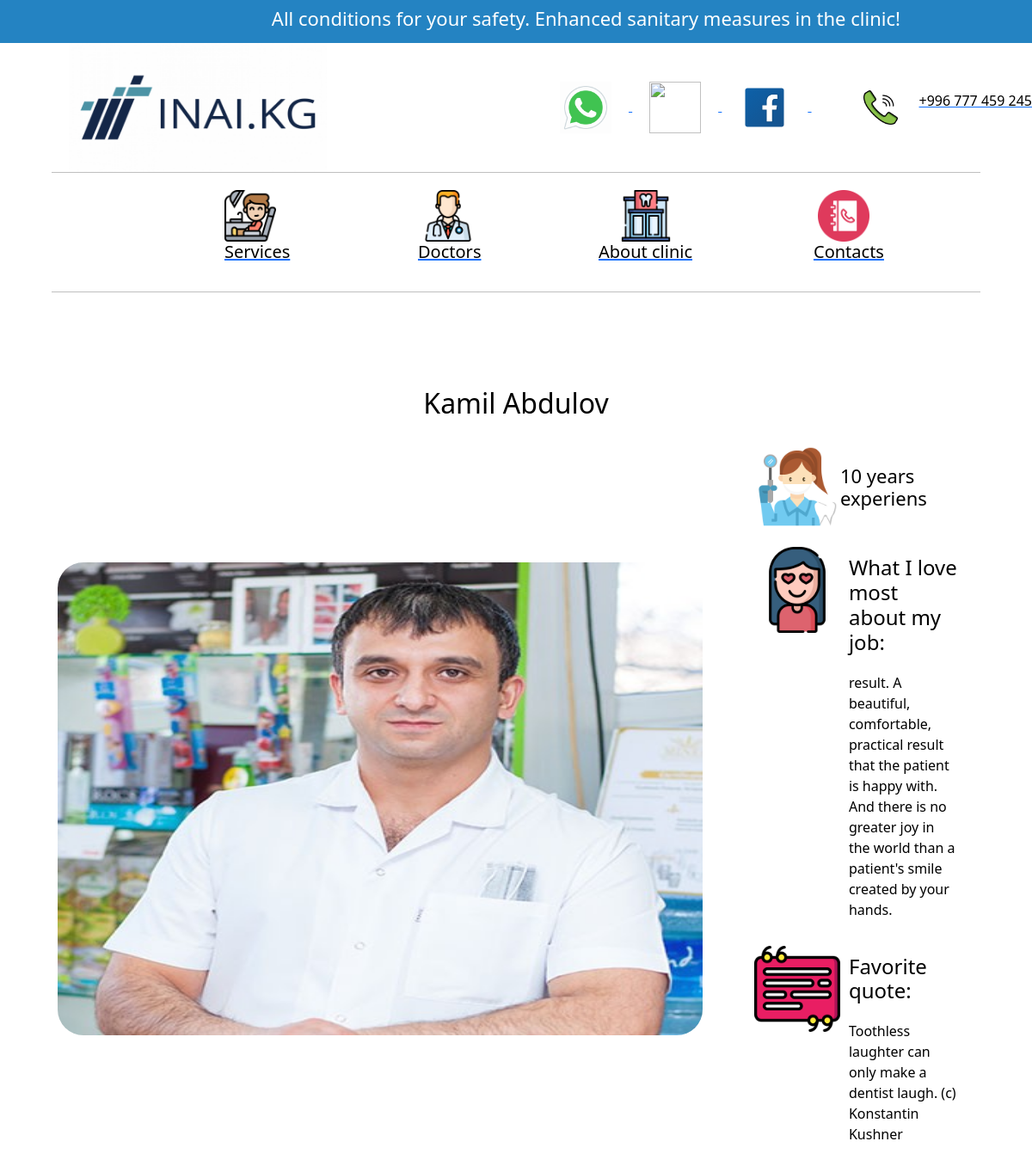
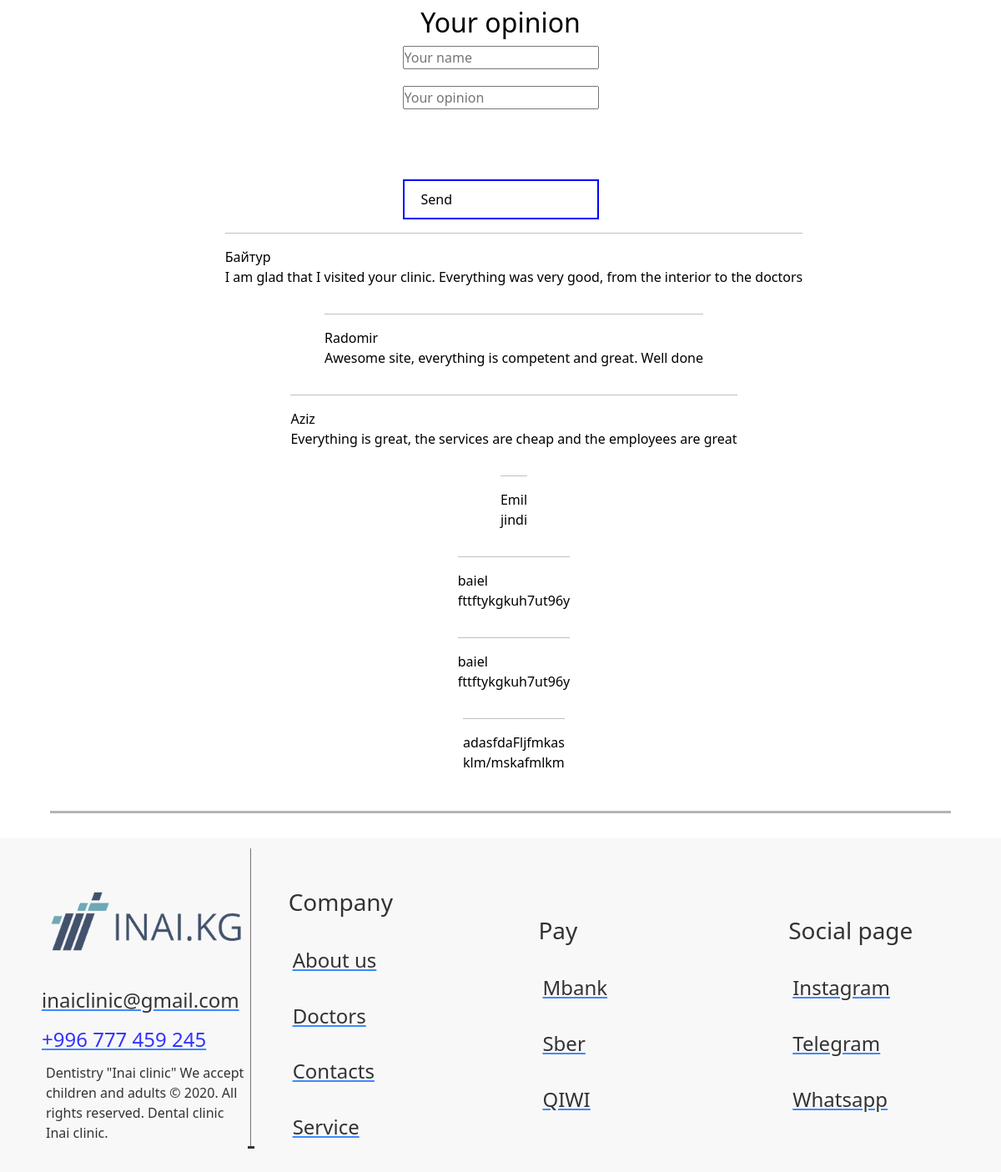
Page /doctors/1 on the committed database (2 pictures, top to bottom).
### about/models.py (models this page shows)
class Doctors(models.Model):
    title = models.CharField(max_length=50)
    descriptions = models.TextField()
    image = models.ImageField(upload_to="")
    exp = models.CharField(max_length=200)
    likes = models.TextField(max_length=500)
    quote = models.CharField(max_length=200)

class Comment(models.Model):
    name = models.CharField(max_length=100)
    comment_text = models.TextField(max_length=2000)

### about/views.py (the view, shortened to what this page needs)
# urls.py: path("doctors/<int:id>", views.doctors_more, name="more"),
def doctors_more(request, id):
    more1 = get_object_or_404(models.Doctors, id=id)
    error = ""
    comment = Comment.objects.all()
    form = CommentForm
    context = {"form": form, "error": error, "comment": comment, "more1": more1}
    return render(request, "vrach.html", context)

### templates/vrach.html (shortened to what this page needs)
<!DOCTYPE html>
<html lang="en">
<head>
    {% load static %}
    <link rel="stylesheet" href="../static/style.css"/>
    <link href="https://cdn.jsdelivr.net/npm/bootstrap@5.2.3/dist/css/bootstrap.min.css" rel="stylesheet"
>
</head>
<body>
<section class="height:400px;">
    <div style="width:100% ; height:50px; background: rgb(36, 131, 194); padding: 8px; ">
        <h3 style="color: white; margin-left: 26%;"> All conditions for your safety. Enhanced sanitary measures in the
            clinic!</h3>
    </div>
    <div class="header-main">
        <a href="/"><img style="margin-left: 80px; width: 300px; height: 150px;" src="../media/image_1560843428.jpg"
                         alt=""></a>
        <div style="margin-left: auto;">
            <a href=" https://wa.me/+996777459245">
                <img class="img-main-header-first" src="../media/icons8-whatsapp.gif" alt="">
            </a>
            <a href="https://web.telegram.org/z/#-1657853630">
                <img class="img-main-header-first" src="../media/icons8-telegram-app.gif" alt="">
            </a>
            <a href="https://www.facebook.com/">
                <img class="img-main-header-first" src="../media/icons8-facebook.svg" alt="">
            </a>
            <a href="+996777459245">
                <img style="margin-left: 60px; width: 40px; height: 40px;" class="img-main-header-first"
                     src="../media/call.png"
                     alt="">
            </a>
        </div><a href="tel:+996777459245">
        <p style="margin-left: 5px;">+996 777 459 245</p></a>
    </div>
    <div style="width: 90%; height:1px; background:gray; margin-left: 5%; opacity: 50%;"></div>
    <div style="display: flex; justify-content: center; align-items: center ;">
        <ul style="display: flex; flex-direction:row;gap: 70px">
            <a href="{% url 'service' %}">
                <img style="margin-left: 90px;" class="img-main-header" src="../media/dentist-chair.png" alt="">
                <h5 style="margin-left: 90px;">Services</h5>
            </a>
            <a href="{% url 'doctors' %}">
                <img class="img-main-header" src="../media/doctor.png" alt="">
                <h5 style="margin-left: 45px;">Doctors</h5>
            </a>
            <a href="{% url 'about' %}">
                <img class="img-main-header" src="../media/dental-clinic.png" alt="">
                <h5 style="margin-left: 25px;">About clinic</h5>
            </a>
            <a href="{% url 'contact' %}">
                <img class="img-main-header" src="../media/phone-book.png" alt="">
                <h5 style="margin-left: 45px;">Contacts</h5>
            </a>
        </ul>
    </div>
    <div style=" opacity: 50%; width: 90%; height:1px; background:gray; margin-left: 5%; margin-top: 10px;"></div>
</section>
<section class="card_cont-doctor" style="display: flex; flex-direction: column; align-items: center">
    <div class="doctor-mini" style="display: flex; flex-direction: column; align-items: center">
        <h2 style=" text-align:center;margin-top: 50px ">{{ more1.title }}</h2>
        <div style="display: flex; align-items: center">
            <article style="margin: 0;">
                <img class=" human-doctor"
                     src="{{ more1.image.url }}"
                     alt="">
            </article>
            <div style="margin-left: 30px;gap: 80px;">
                <div style="display: flex; flex-direction: row; margin: 20px;">
                    <img src="../media/dental-care-girl.png" alt="" width="100px" height="100px">
                    <h3 style="margin: auto;">{{more1.exp}}</h3>
                </div>
                <div style="display: flex; flex-direction: row; margin: 20px;">
                    <img src="../media/fall-in-love.png" alt="" width="100px" height="100px">
                    <div style="display:flex ; flex-direction:column;">
                        <h4 style="margin: 10px 10px 10px 10px ;">What I love most about my job:</h4>
                        <p style="margin: 10px 10px 10px 10px ;">{{more1.likes}}</p>
                    </div>
                </div>
                <div style="display: flex; flex-direction: row; margin: 20px;">
                    <img src="../media/speech.png" alt="" width="100px" height="100px">
                    <div style="display:flex ; flex-direction:column;">
                        <h4 style="margin: 10px 10px 10px 10px ;">Favorite quote:</h4>
                        <p style="margin: 10px 10px 10px 10px ;"> {{more1.quote}}</p>
                    </div>
                </div>
            </div>
        </div>
    </div>
</section>
<div class="comment" style="flex-direction: column;">
    <h2 style="text-align:center;">Your opinion</h2>
    <form style="box-sizing: border-box;
    display: flex;
    flex-direction: column;
    align-items: center;
    gap:20px;
    justify-content:center;
" method="post">
        {{form.name}}
        {{form.comment_text}}
        <br>
        <button style="padding:10px 20px; border:2px solid blue;background-color:white;" class="comment" type="submit">Send</button>
    </form>
    {% for el in comment %}
    <ul>
        <hr>
        <li>{{el.name}}</li>
        <li>{{el.comment_text}}</li>
    </ul>
    {% endfor %}
</div>
<div class="liniya-footer"></div>
<footer class="footer-footer">
    <div class="footer-col1">
        <img src="../media/image_1560843428-removebg-preview.png" alt="" style="width:250px ; height: auto;">
        <a href="https://mail.google.com/mail/u/0/?tab=rm&ogbl"><h4 class="margin2">inaiclinic@gmail.com</h4></a>
        <a href=""><h4 class="margin2" style="color: blue; font-weight: 400; ">+996 777 459 245</h4>
        </a>
        <p style="margin:5px ; ">
            Dentistry "Inai clinic"
            We accept children and adults
            © 2020. All rights reserved.
            Dental clinic Inai clinic.
        </p>
    </div>
    <div class="footer-col1">
        <h3 class="margin1" style="margin-left: -5px;">Company</h3>
        <a href="{% url 'about' %}"><h4 class="margin1">About us</h4></a>
        <a href="{% url 'doctors' %}"><h4 class="margin1">Doctors</h4></a>
        <a href="{% url 'contact' %}"><h4 class="margin1">Contacts</h4></a>
        <a href="{% url 'service' %}"><h4 class="margin1">Service</h4></a>
    </div>
    <div class="footer-col1">
        <h3 class="margin1" style="margin-left: -5px;">Pay</h3>
        <a href=""><h4 class="margin1">Mbank</h4></a>
        <a href=""><h4 class="margin1">Sber</h4></a>
        <a href=""><h4 class="margin1">QIWI</h4></a>
    </div>
    <div class="footer-col1">
        <h3 class="margin1" style="margin-left: -5px;">Social page</h3>
        <a href="https://help.instagram.com/372819389498306/?helpref=uf_share"><h4 class="margin1">Instagram</h4></a>
        <a href=""><h4 class="margin1">Telegram</h4></a>
        <a href=" https://wa.me/+996777459245"><h4 class="margin1">Whatsapp</h4></a>
    </div>
</footer>
</body>
</html>

### static/style.css (style rules this page uses)
* { box-sizing: border-box; margin: 0; padding: 0; text-decoration: none; list-style: none; color: black; }
body { height: auto; }
section div h3 { font-size: 22px; }
.header-main { display: flex; flex-direction: row; align-items: center; width: 100%; height: 150px; background: rgb(255, 255, 255) }
.img-main-header { width: 60px; height: 60px; margin-top: 20px; margin-left: 50px; margin-right: 50px; }
.img-main-header-first { width: 60px; height: 60px; margin: 20px; }
.human-doctor { width: 750px; height: 550px; border-radius: 30px; margin: 10px; }
.card_cont-doctor { width: 90%; margin: auto; height: auto; border-radius: 30px; align-items: center; display: flex; flex-direction: row; }
.doctor-mini article { height: 580px !important; width: 800px; display: flex; justify-content: center; align-items: center; }
.doctor-mini { width: 90%; margin: 0 auto; display: flex; align-items: center; margin-top: 50px; padding: 10px; }
footer { background: rgb(247, 247, 247); opacity: 80%; width: 100%; height: 400px; margin-top: 20px; display: flex; flex-direction: row; }
.footer-col1 { width: 400px; height: 100%; display: flex; flex-direction: column; justify-content: center; margin-left: 50px; }
.liniya-footer { height: 3px; width: 90%; margin-left: 5%; margin-right: 5%; background: rgb(149, 148, 148); opacity: 70%; margin-top: 30px; margin-bottom: 30px; }
.margin1 { margin-top: 30px; }
h3 { margin: 5px; border: none; }
h2 { margin: 5px; }
.footer-col1 h4 { font-weight: 400; }
.margin2 { margin-top: 10px; }
.comment { width: 100%; display: flex; align-items: center; }

### rows in the picture
Doctors: title "Kamil Abdulov", image (picture), exp "10 years experiens", likes "result. A beautiful, comfortable, practical result that the patient is happy with. And there is no greater joy in the world than a patient's smile created by your hands.", quote "Toothless laughter can only make a dentist laugh. (c) Konstantin Kushner"
Comment: name "Байтур", comment_text "I am glad that I visited your clinic. Everything was very good, from the interior to the doctors"
Comment: name "Radomir", comment_text "Awesome site, everything is competent and great. Well done"
Comment: name "Aziz", comment_text "Everything is great, the services are cheap and the employees are great"
Comment: name "Emil", comment_text "jindi"
Comment: name "baiel", comment_text "fttftykgkuh7ut96y"
Comment: name "baiel", comment_text "fttftykgkuh7ut96y"
Comment: name "adasfdaFljfmkas", comment_text "klm/mskafmlkm"
